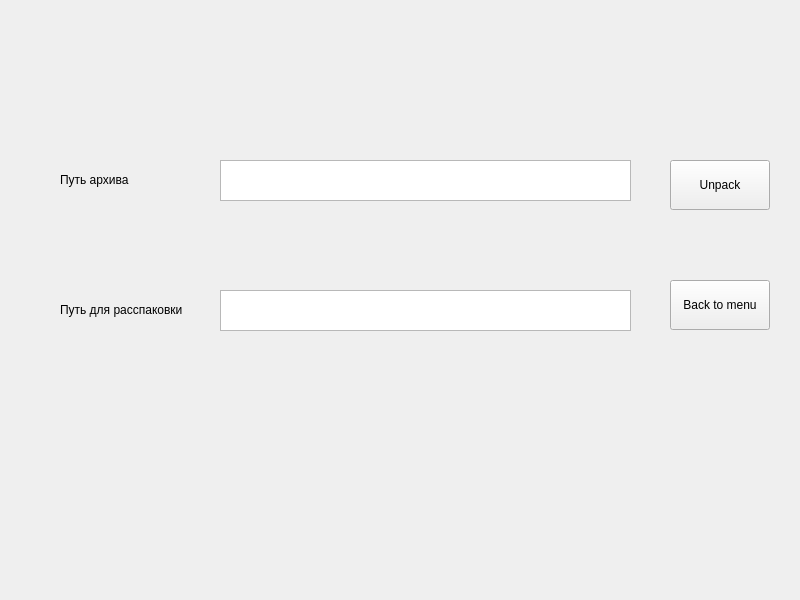
<?xml version="1.0" encoding="UTF-8"?>
<ui version="4.0">
 <class>unpack</class>
 <widget class="QWidget" name="unpack">
  <property name="geometry">
   <rect>
    <x>0</x>
    <y>0</y>
    <width>800</width>
    <height>600</height>
   </rect>
  </property>
  <property name="windowTitle">
   <string>Widget</string>
  </property>
  <widget class="QPushButton" name="button1">
   <property name="geometry">
    <rect>
     <x>670</x>
     <y>160</y>
     <width>100</width>
     <height>50</height>
    </rect>
   </property>
   <property name="text">
    <string>Unpack</string>
   </property>
  </widget>
  <widget class="QTextEdit" name="textEdit">
   <property name="geometry">
    <rect>
     <x>220</x>
     <y>160</y>
     <width>411</width>
     <height>41</height>
    </rect>
   </property>
   <property name="minimumSize">
    <size>
     <width>341</width>
     <height>0</height>
    </size>
   </property>
   <property name="font">
    <font>
     <pointsize>14</pointsize>
    </font>
   </property>
   <property name="html">
    <string>&lt;!DOCTYPE HTML PUBLIC &quot;-//W3C//DTD HTML 4.0//EN&quot; &quot;http://www.w3.org/TR/REC-html40/strict.dtd&quot;&gt;
&lt;html&gt;&lt;head&gt;&lt;meta name=&quot;qrichtext&quot; content=&quot;1&quot; /&gt;&lt;style type=&quot;text/css&quot;&gt;
p, li { white-space: pre-wrap; }
&lt;/style&gt;&lt;/head&gt;&lt;body style=&quot; font-family:'MS Shell Dlg 2'; font-size:14pt; font-weight:400; font-style:normal;&quot;&gt;
&lt;p style=&quot;-qt-paragraph-type:empty; margin-top:0px; margin-bottom:0px; margin-left:0px; margin-right:0px; -qt-block-indent:0; text-indent:0px; font-size:12pt;&quot;&gt;&lt;br /&gt;&lt;/p&gt;&lt;/body&gt;&lt;/html&gt;</string>
   </property>
  </widget>
  <widget class="QLabel" name="label">
   <property name="geometry">
    <rect>
     <x>60</x>
     <y>170</y>
     <width>131</width>
     <height>20</height>
    </rect>
   </property>
   <property name="text">
    <string>Путь архива</string>
   </property>
  </widget>
  <widget class="QLabel" name="label_2">
   <property name="geometry">
    <rect>
     <x>60</x>
     <y>300</y>
     <width>131</width>
     <height>20</height>
    </rect>
   </property>
   <property name="text">
    <string>Путь для расспаковки</string>
   </property>
  </widget>
  <widget class="QTextEdit" name="textEdit_2">
   <property name="geometry">
    <rect>
     <x>220</x>
     <y>290</y>
     <width>411</width>
     <height>41</height>
    </rect>
   </property>
   <property name="minimumSize">
    <size>
     <width>341</width>
     <height>0</height>
    </size>
   </property>
   <property name="font">
    <font>
     <pointsize>14</pointsize>
    </font>
   </property>
   <property name="html">
    <string>&lt;!DOCTYPE HTML PUBLIC &quot;-//W3C//DTD HTML 4.0//EN&quot; &quot;http://www.w3.org/TR/REC-html40/strict.dtd&quot;&gt;
&lt;html&gt;&lt;head&gt;&lt;meta name=&quot;qrichtext&quot; content=&quot;1&quot; /&gt;&lt;style type=&quot;text/css&quot;&gt;
p, li { white-space: pre-wrap; }
&lt;/style&gt;&lt;/head&gt;&lt;body style=&quot; font-family:'MS Shell Dlg 2'; font-size:14pt; font-weight:400; font-style:normal;&quot;&gt;
&lt;p style=&quot;-qt-paragraph-type:empty; margin-top:0px; margin-bottom:0px; margin-left:0px; margin-right:0px; -qt-block-indent:0; text-indent:0px; font-size:12pt;&quot;&gt;&lt;br /&gt;&lt;/p&gt;&lt;/body&gt;&lt;/html&gt;</string>
   </property>
  </widget>
  <widget class="QPushButton" name="button2">
   <property name="geometry">
    <rect>
     <x>670</x>
     <y>280</y>
     <width>100</width>
     <height>50</height>
    </rect>
   </property>
   <property name="text">
    <string>Back to menu</string>
   </property>
  </widget>
 </widget>
 <resources/>
 <connections/>
</ui>
